Frame 1 (no input): blank canvas, image omitted
Frame 60 (the mouse pressed at the canvas centre just before this capture): blank canvas, image omitted
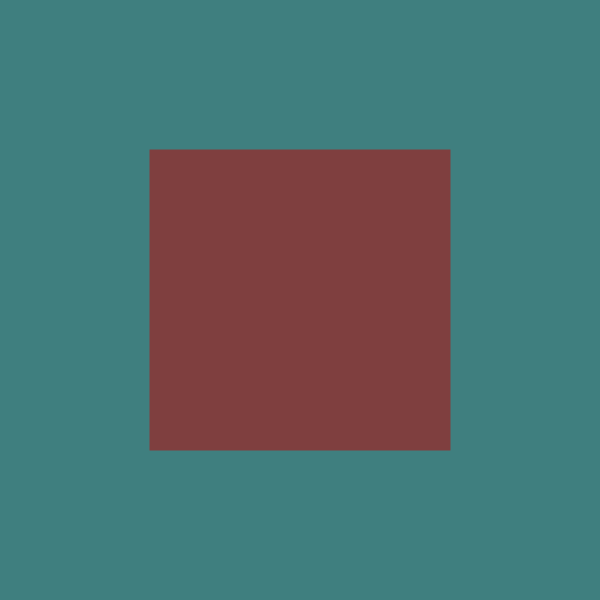
Frame 120 (the mouse held since frame 60 and released just before this capture)

The Processing sketch whose frames 1 and 60 were blank and that drew this single picture after the mouse press (run headless with seeded random() and noise(); from frame 60 on, the mouse is pressed at the canvas centre):

// Processing sketch: es506
// ── es506.pde
void setup() {
  size(600,600);
}

void draw() {
  noStroke();
  colorMode(HSB, 360,100,100);
  float x = map(mouseX, 0, width, 0, 360);
  float y = map(mouseY, 0, height, 0, 360);
  background(y, 50, 50);
  fill((y+180)%360, 50, 50);
  rectMode(CENTER);
  rect(width/2,height/2, mouseX+1, mouseX+1); 
}
